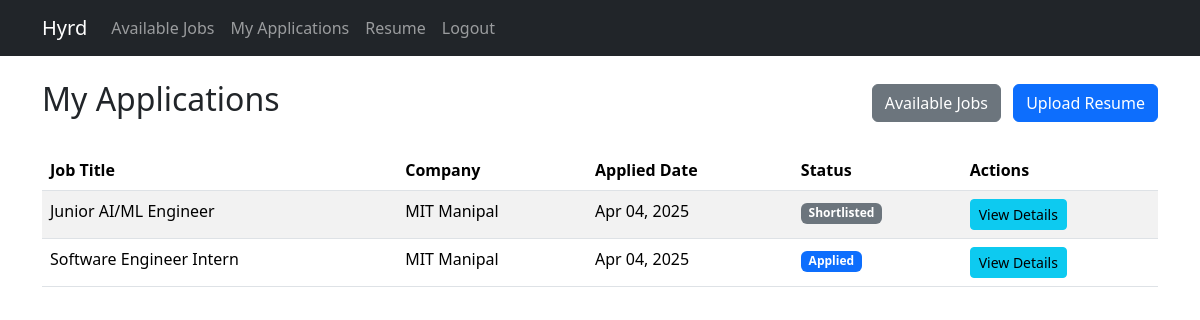
The page /candidate/applications/ (signed in) on the database its author committed.
### employer/models.py (models this page shows, shortened)
class AppliedJob(models.Model):
    job = models.ForeignKey(Job, on_delete=models.CASCADE)
    candidate = models.ForeignKey(User, on_delete=models.CASCADE)
    status = models.CharField(max_length=50, default='Applied')  # Status: Applied, Interview, Rejected, etc.

class Job(models.Model):
    job_id = models.CharField(max_length=50, blank=True, null=True)
    company = models.ForeignKey(Company, on_delete=models.CASCADE, related_name='jobs')
    title = models.CharField(max_length=200)
    about_company = models.TextField(blank=True)
    summary = models.TextField(blank=True)
    responsibilities = models.TextField(blank=True)
    educational_requirements = models.TextField(blank=True)
    technical_requirements = models.TextField(blank=True)
    experience_years = models.PositiveIntegerField(null=True, blank=True)
    preferred_qualifications = models.TextField(blank=True)
    location = models.CharField(max_length=200, blank=True)
    compensation = models.CharField(max_length=100, blank=True)
    document = models.FileField(upload_to='job_documents/', blank=True)
    created_at = models.DateTimeField(auto_now_add=True)
    updated_at = models.DateTimeField(auto_now=True)

class Company(models.Model):
    name = models.CharField(max_length=200)
    description = models.TextField(blank=True)
    created_at = models.DateTimeField(auto_now_add=True)
    updated_at = models.DateTimeField(auto_now=True)

### candidate/views.py (the view)
    def wrapper(request, *args, **kwargs):
        user_id = request.session.get('user_id')
        if not user_id:
            return redirect('employer:login')
        try:
            user = User.objects.get(id=user_id)
            if user.is_employer:
                return redirect('employer:company_list')
        except User.DoesNotExist:
            return redirect('employer:login')
        return view_func(request, *args, **kwargs)

### candidate/views.py (called while the page is built)
def login_required_candidate(view_func):
    def wrapper(request, *args, **kwargs):
        user_id = request.session.get('user_id')
        if not user_id:
            return redirect('employer:login')
        try:
            user = User.objects.get(id=user_id)
            if user.is_employer:
                return redirect('employer:company_list')
        except User.DoesNotExist:
            return redirect('employer:login')
        return view_func(request, *args, **kwargs)
    return wrapper

@login_required_candidate
def my_applications(request):
    user = User.objects.get(id=request.session.get('user_id'))
    applications = AppliedJob.objects.filter(candidate=user).select_related('job')
    return render(request, 'candidate/my_applications.html', {
        'applications': applications,
        'user': user
    })

### templates/candidate/my_applications.html (shortened to what this page needs)
{% extends "base.html" %}
{% block content %}
<div class="d-flex justify-content-between align-items-center mb-4">
    <h2>My Applications</h2>
    <div>
        <a href="{% url 'candidate:index' %}" class="btn btn-secondary me-2">Available Jobs</a>
        <a href="{% url 'candidate:upload_resume' %}" class="btn btn-primary">Upload Resume</a>
    </div>
</div>
{% if applications %}
<div class="table-responsive">
    <table class="table table-striped">
        <thead>
            <tr>
                <th>Job Title</th>
                <th>Company</th>
                <th>Applied Date</th>
                <th>Status</th>
                <th>Actions</th>
            </tr>
        </thead>
        <tbody>
            {% for application in applications %}
            <tr>
                <td>{{ application.job.title }}</td>
                <td>{{ application.job.company.name }}</td>
                <td>{{ application.job.created_at|date:"M d, Y" }}</td>
                <td>
                    {% if application.status == 'Applied' %}
                    <span class="badge bg-primary">Applied</span>
                    {% elif application.status == 'Interview' %}
                    <span class="badge bg-success">Interview</span>
                    {% elif application.status == 'Rejected' %}
                    <span class="badge bg-danger">Rejected</span>
                    {% else %}
                    <span class="badge bg-secondary">{{ application.status }}</span>
                    {% endif %}
                </td>
                <td>
                    <button type="button" class="btn btn-sm btn-info" data-bs-toggle="modal" data-bs-target="#jobModal{{ application.job.id }}">
                        View Details
                    </button>
                </td>
            </tr>
            {% endfor %}
        </tbody>
    </table>
</div>
{% else %}
<div class="alert alert-info">
    You haven't applied to any jobs yet. <a href="{% url 'candidate:index' %}">Browse available jobs</a>.
</div>
{% endif %}
{% endblock %}

### rows shown on the page
AppliedJob: job "Junior AI/ML Engineer", job.company.name "MIT Manipal", job.created_at "Apr 04, 2025", status "Shortlisted"
AppliedJob: job "Software Engineer Intern", job.company.name "MIT Manipal", job.created_at "Apr 04, 2025", status "Applied"
